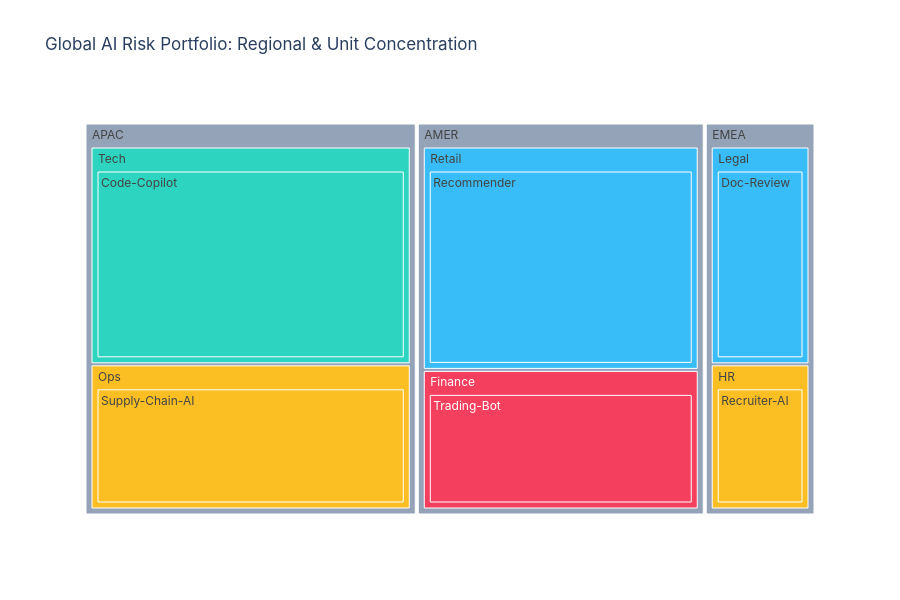

Notebook code for this chart:
### Markdown cell above
## 2. Multinational Risk Portfolio (Regional Concentration)
Multinational view of the AI estate, sized by **Cumulative Usage** and colored by **Risk Tier (0-4)**. This treemap allows for the identification of risk concentration within specific Business Units (e.g., AMER Finance vs APAC Tech).

### Code cell
aigrc_utils.display_global_risk_portfolio_treemap(treemap_df)

### Figure 1 — Plotly figure (JSON) as saved in the notebook; plotly's stock layout.template omitted (floating-point values rounded to 4 significant figures)
{"data": [{"branchvalues": "total", "customdata": [["(?)"], ["(?)"], ["(?)"], ["1 (Critical)"], ["1 (Critical)"], ["1 (High)"], ["1 (High)"], ["1 (High)"], ["1 (High)"], ["2 (Medium)"], ["2 (Medium)"], ["2 (Medium)"], ["2 (Medium)"], ["3 (Low)"], ["3 (Low)"]], "domain": {"x": [0, 1], "y": [0, 1]}, "hovertemplate": "labels=%{label}<br>Usage=%{value}<br>parent=%{parent}<br>id=%{id}<br>Tier=%{customdata[0]}<extra></extra>", "ids": ["AMER", "EMEA", "APAC", "AMER/Finance/Trading-Bot", "AMER/Finance", "EMEA/HR/Recruiter-AI", "APAC/Ops/Supply-Chain-AI", "EMEA/HR", "APAC/Ops", "AMER/Retail/Recommender", "EMEA/Legal/Doc-Review", "AMER/Retail", "EMEA/Legal", "APAC/Tech/Code-Copilot", "APAC/Tech"], "labels": ["AMER", "EMEA", "APAC", "Trading-Bot", "Finance", "Recruiter-AI", "Supply-Chain-AI", "HR", "Ops", "Recommender", "Doc-Review", "Retail", "Legal", "Code-Copilot", "Tech"], "marker": {"colors": ["#94a3b8", "#94a3b8", "#94a3b8", "#f43f5e", "#f43f5e", "#fbbf24", "#fbbf24", "#fbbf24", "#fbbf24", "#38bdf8", "#38bdf8", "#38bdf8", "#38bdf8", "#2dd4bf", "#2dd4bf"]}, "name": "", "parents": ["", "", "", "AMER/Finance", "AMER", "EMEA/HR", "APAC/Ops", "EMEA", "APAC", "AMER/Retail", "EMEA/Legal", "AMER", "EMEA", "APAC/Tech", "APAC"], "type": "treemap", "values": [13000.0, 5000.0, 15000.0, 5000.0, 5000.0, 2000.0, 6000.0, 2000.0, 6000.0, 8000.0, 3000.0, 8000.0, 3000.0, 9000.0, 9000.0]}], "layout": {"font": {"family": "Inter"}, "height": 600, "legend": {"tracegroupgap": 0}, "title": {"text": "Global AI Risk Portfolio: Regional & Unit Concentration"}}}
